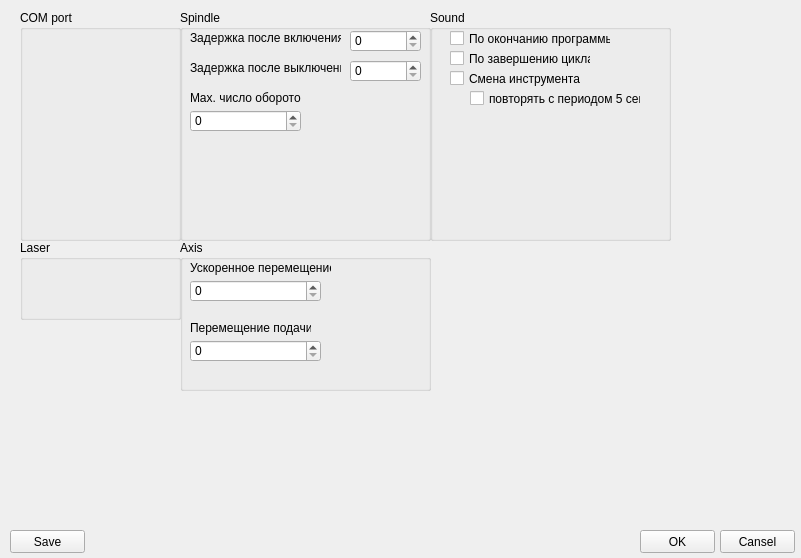
<?xml version="1.0" encoding="UTF-8"?>
<ui version="4.0">
 <class>SettingsCOM</class>
 <widget class="QMainWindow" name="SettingsCOM">
  <property name="geometry">
   <rect>
    <x>0</x>
    <y>0</y>
    <width>801</width>
    <height>558</height>
   </rect>
  </property>
  <property name="windowTitle">
   <string>MainWindow</string>
  </property>
  <widget class="QWidget" name="centralwidget">
   <widget class="QGroupBox" name="groupBoxCOM">
    <property name="geometry">
     <rect>
      <x>20</x>
      <y>10</y>
      <width>161</width>
      <height>231</height>
     </rect>
    </property>
    <property name="title">
     <string>COM port</string>
    </property>
   </widget>
   <widget class="QGroupBox" name="groupBoxShpindle">
    <property name="geometry">
     <rect>
      <x>180</x>
      <y>10</y>
      <width>251</width>
      <height>231</height>
     </rect>
    </property>
    <property name="title">
     <string>Spindle</string>
    </property>
    <widget class="QSpinBox" name="spinBoxDelayAfterON">
     <property name="geometry">
      <rect>
       <x>170</x>
       <y>20</y>
       <width>71</width>
       <height>22</height>
      </rect>
     </property>
     <property name="maximum">
      <number>3600</number>
     </property>
    </widget>
    <widget class="QLabel" name="label">
     <property name="geometry">
      <rect>
       <x>10</x>
       <y>20</y>
       <width>151</width>
       <height>16</height>
      </rect>
     </property>
     <property name="text">
      <string>Задержка после включения</string>
     </property>
    </widget>
    <widget class="QLabel" name="label_2">
     <property name="geometry">
      <rect>
       <x>10</x>
       <y>50</y>
       <width>151</width>
       <height>16</height>
      </rect>
     </property>
     <property name="text">
      <string>Задержка после выключения</string>
     </property>
    </widget>
    <widget class="QSpinBox" name="spinBoxDelayAfterOFF">
     <property name="geometry">
      <rect>
       <x>170</x>
       <y>50</y>
       <width>71</width>
       <height>22</height>
      </rect>
     </property>
     <property name="wrapping">
      <bool>false</bool>
     </property>
     <property name="buttonSymbols">
      <enum>QAbstractSpinBox::UpDownArrows</enum>
     </property>
     <property name="specialValueText">
      <string/>
     </property>
     <property name="showGroupSeparator" stdset="0">
      <bool>false</bool>
     </property>
     <property name="maximum">
      <number>3600</number>
     </property>
    </widget>
    <widget class="QSpinBox" name="spinBoxNumbOfTurns">
     <property name="geometry">
      <rect>
       <x>10</x>
       <y>100</y>
       <width>111</width>
       <height>22</height>
      </rect>
     </property>
     <property name="maximum">
      <number>99999</number>
     </property>
    </widget>
    <widget class="QLabel" name="label_3">
     <property name="geometry">
      <rect>
       <x>10</x>
       <y>80</y>
       <width>111</width>
       <height>16</height>
      </rect>
     </property>
     <property name="text">
      <string>Max. число оборотов</string>
     </property>
    </widget>
   </widget>
   <widget class="QPushButton" name="applyButton">
    <property name="geometry">
     <rect>
      <x>640</x>
      <y>530</y>
      <width>75</width>
      <height>23</height>
     </rect>
    </property>
    <property name="text">
     <string>OK</string>
    </property>
   </widget>
   <widget class="QPushButton" name="canselButton">
    <property name="geometry">
     <rect>
      <x>720</x>
      <y>530</y>
      <width>75</width>
      <height>23</height>
     </rect>
    </property>
    <property name="text">
     <string>Cansel</string>
    </property>
   </widget>
   <widget class="QPushButton" name="saveSettingsButton">
    <property name="geometry">
     <rect>
      <x>10</x>
      <y>530</y>
      <width>75</width>
      <height>23</height>
     </rect>
    </property>
    <property name="text">
     <string>Save</string>
    </property>
   </widget>
   <widget class="QGroupBox" name="groupBoxSound">
    <property name="geometry">
     <rect>
      <x>430</x>
      <y>10</y>
      <width>241</width>
      <height>231</height>
     </rect>
    </property>
    <property name="title">
     <string>Sound</string>
    </property>
    <widget class="QCheckBox" name="checkBoxSoundAtEndProgramm">
     <property name="geometry">
      <rect>
       <x>20</x>
       <y>20</y>
       <width>161</width>
       <height>17</height>
      </rect>
     </property>
     <property name="text">
      <string>По окончанию программы</string>
     </property>
    </widget>
    <widget class="QCheckBox" name="checkBoxSoundAtEndCycle">
     <property name="geometry">
      <rect>
       <x>20</x>
       <y>40</y>
       <width>141</width>
       <height>17</height>
      </rect>
     </property>
     <property name="text">
      <string>По завершению цикла</string>
     </property>
    </widget>
    <widget class="QCheckBox" name="checkBoxSoundAtChangeTool">
     <property name="geometry">
      <rect>
       <x>20</x>
       <y>60</y>
       <width>131</width>
       <height>17</height>
      </rect>
     </property>
     <property name="text">
      <string>Смена инструмента</string>
     </property>
    </widget>
    <widget class="QCheckBox" name="checkBoxSoundAtChangeToolRepeat">
     <property name="geometry">
      <rect>
       <x>40</x>
       <y>80</y>
       <width>171</width>
       <height>17</height>
      </rect>
     </property>
     <property name="text">
      <string>повторять с периодом 5 сек.</string>
     </property>
    </widget>
   </widget>
   <widget class="QGroupBox" name="groupBoxLaser">
    <property name="geometry">
     <rect>
      <x>20</x>
      <y>240</y>
      <width>161</width>
      <height>80</height>
     </rect>
    </property>
    <property name="title">
     <string>Laser</string>
    </property>
   </widget>
   <widget class="QGroupBox" name="groupBoxAxis">
    <property name="geometry">
     <rect>
      <x>180</x>
      <y>240</y>
      <width>251</width>
      <height>151</height>
     </rect>
    </property>
    <property name="title">
     <string>Axis</string>
    </property>
    <widget class="QSpinBox" name="spinBoxFastMove">
     <property name="geometry">
      <rect>
       <x>10</x>
       <y>40</y>
       <width>131</width>
       <height>22</height>
      </rect>
     </property>
     <property name="maximum">
      <number>99999</number>
     </property>
    </widget>
    <widget class="QSpinBox" name="spinBoxSlowMove">
     <property name="geometry">
      <rect>
       <x>10</x>
       <y>100</y>
       <width>131</width>
       <height>22</height>
      </rect>
     </property>
    </widget>
    <widget class="QLabel" name="label_4">
     <property name="geometry">
      <rect>
       <x>10</x>
       <y>20</y>
       <width>141</width>
       <height>16</height>
      </rect>
     </property>
     <property name="text">
      <string>Ускоренное перемещение</string>
     </property>
    </widget>
    <widget class="QLabel" name="label_5">
     <property name="geometry">
      <rect>
       <x>10</x>
       <y>80</y>
       <width>121</width>
       <height>16</height>
      </rect>
     </property>
     <property name="text">
      <string>Перемещение подачи</string>
     </property>
    </widget>
   </widget>
  </widget>
 </widget>
 <resources/>
 <connections>
  <connection>
   <sender>canselButton</sender>
   <signal>clicked()</signal>
   <receiver>SettingsCOM</receiver>
   <slot>close()</slot>
   <hints>
    <hint type="sourcelabel">
     <x>736</x>
     <y>539</y>
    </hint>
    <hint type="destinationlabel">
     <x>761</x>
     <y>483</y>
    </hint>
   </hints>
  </connection>
 </connections>
</ui>
